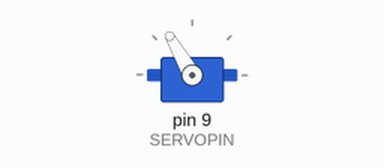
Bench run of a sketch on a simulated Arduino Uno, built with avr-gcc and run on an emulated ATmega328P. Parts: servo.

Above: at 0.05 s.
Timing chart, 0 to 5.8 s (numbered marks = the images above):
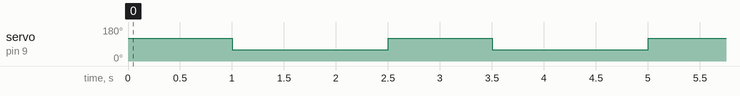

Measured:
- by itself, servo on pin 9 (SERVOPIN): alternates 120° for 1.0 s and 60° for 1.5 s

The sketch:

servo.ino
```cpp
#include <Servo.h>

#define SERVOPIN	(9)
#define VOLUMEPIN	(0)

Servo g_servo;


void setup()
{
  g_servo.attach(SERVOPIN);
}


/**
 * Move servo motor
 */
void output_move_motor() {

  g_servo.write(120); // ギアがスイッチを押す角度
  delay(1000); // モーターが動き終わるまで1秒待つ
  g_servo.write(60); // ギアがスイッチから離れる角度
  delay(1500); // モーターの動作とWebアクセスの処理を4秒待つ

}

void loop()
{
  output_move_motor();
}
```
